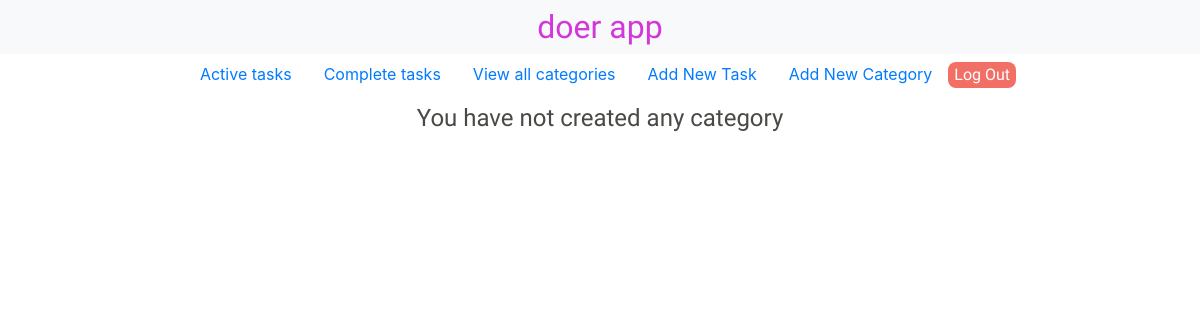
Page /all_categories (signed in) on the earlier database version.
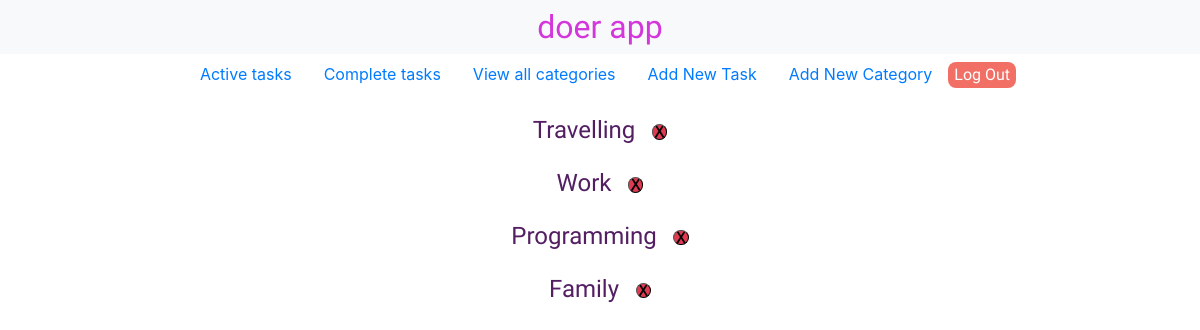
Same page on the later database version.
### todo/models.py (models this page shows, shortened)
class Category(models.Model):
    id = models.AutoField(primary_key=True)
    name = models.CharField(max_length=64)
    doer = models.ForeignKey(User,on_delete=models.CASCADE,related_name="categories",default=1)

### todo/views.py (the view, shortened to what this page needs)
# urls.py: path('all_categories',views.all_categories,name='all_categories'),
def all_categories(request):
    return render(request,'todo/all_categories.html',{
            'categories':Category.objects.filter(doer=request.user),
        })

### todo/templates/todo/all_categories.html (shortened to what this page needs)
{% extends 'todo/layout.html' %}
{% block body %}
    <div class="categories-view">
        {% for category in categories %}
            <div class="category">
                <h6><a href="{% url 'category_view' category.id %}">{{category.name}}</a></h6>
                <form class="remove-category-form" action="{% url 'all_categories' %}" method="post">
                    <input class="remove-category-button" type="submit" value="X" />
                </form>
            </div>
            {% empty %}
            <h4 class="empty-tasks-text">You have not created any category</h4>
            {% endfor %}
    </div>
{% endblock %}

### todo/templates/todo/layout.html (shortened to what this page needs)
{% load static %}
<DOCTYPE html>
    <head lang="en">
        <link rel="stylesheet" href="https://stackpath.bootstrapcdn.com/bootstrap/4.3.1/css/bootstrap.min.css">
        <link rel="stylesheet" href="{% static 'todo/css/styles.css' %}" />
    </head>
    <body>
        <nav class="navbar navbar-light bg-light">
            <h1 class="logo">doer app</h1>
        </nav>
        {% if user.is_authenticated %}
            <ul class="nav justify-content-center">
                <li class="nav-item">
                    <a class="nav-link active" href="{% url 'main' %}">Active tasks</a>
                </li>
                <li class="nav-item">
                    <a class="nav-link active" href="{% url 'complete' %}">Complete tasks</a>
                </li>
                <li class="nav-item">
                    <a class="nav-link active" href="{% url 'all_categories' %}">View all categories</a>
                </li>
                <li class="nav-item">
                    <a class="nav-link active" href="{% url 'new_task' %}">Add New Task</a>
                </li>
                <li class="nav-item">
                    <a class="nav-link active" href="{% url 'new_category' %}">Add New Category</a>
                </li>
                <li class="logout-menu">
                    <form action="{% url 'logout_view' %}" method="post">
                        <input class="logout-submit" type="submit" value="Log Out" />
                    </form>
                </li>
            </ul>
        {% endif %}
        {%block body%}
        {%endblock %}
    </body>
    </html>

### todo/static/todo/css/styles.css (style rules this page uses)
*, *::before, *::after { box-sizing: border-box; }
body { margin-inline: auto; width: min(100%, 100em); }
.logo { margin: auto; color: #d337db; font-size: 2em; font-family: var(--font-header); }
.logout-menu { margin-top: 0.5em; font-family: var(--font-main); text-align: right; }
.logout-submit { border-radius: 8px; border-width: 0; background-color: #f26f66; color: white; }
.category { text-align:center; }
.category > * { margin-block: 0.5em; font-family: var(--font-main); font-size: 1.5em; }
.category > h6 > a { color: #541e63; text-decoration: none; }
.category > h6 { display:inline-block; }
.remove-category-form { display: inline-block; margin-left: 0.5em; }
.remove-category-button { padding: 0; width: 0.8em; height: 0.8em; border-radius: 50%; border-width: 0.1em; line-height: 0.6em; font-family: var(--font-main); font-size: 0.8em; background: #e03a53; }

Differences in the rows shown:
added Category: name "Travelling"
added Category: name "Work"
added Category: name "Programming"
added Category: name "Family"
Other differences:
text no longer shown: "You have not created any category"
